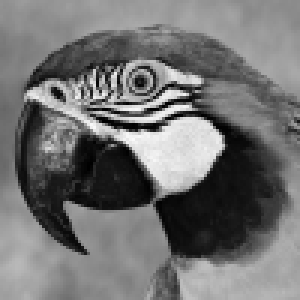
%> input picture lab2/parrot.bmp, 100 x 100 px (shown 3 times larger); the run also reads 1 picture not shown here
$ octave ex3.m   (GNU Octave 9; MATLAB toolbox functions it lacks are replaced by stand-ins)
%> lines starting %> are read from the running program, lines starting %| are printed output that depends on the picture; in (x1, y1, x2, y2) boxes, pixels count from 0 and x2, y2 are one past the last pixel; in counts of white or black regions, pixels touching at a corner belong together; the program's own positions count from 1
%porównanie interpolacji
clearvars;
close all;
clc;

scale = 6;

img = imread('parrot.bmp', 'bmp');
%> img is the input picture: size 100x100 uint8; min 0, max 250, mean 114.2

figure()
nearest = imresize (img, scale, 'nearest');
imshow(nearest)
figure()
bilinear = imresize (img, scale, 'bilinear');
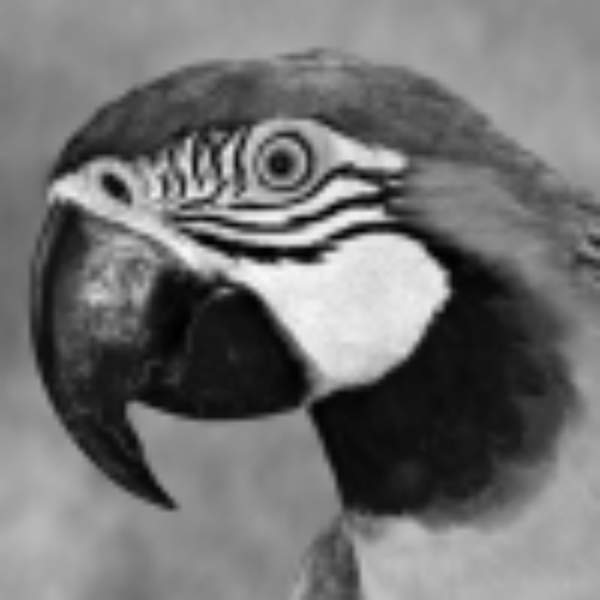
%> bilinear: size 600x600 uint8; min 0, max 249, mean 114.2
imshow(bilinear)
figure()
bicubic = imresize (img, scale, 'bicubic');
imshow(bicubic)

img = imread('clock.bmp', 'bmp');
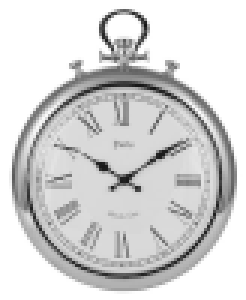
%> input picture lab2/clock.bmp, 82 x 100 px (shown 3 times larger)
%> img is the input picture: size 100x82 uint8; min 21, max 255, mean 212.7

figure()
nearest = imresize (img, scale, 'nearest');
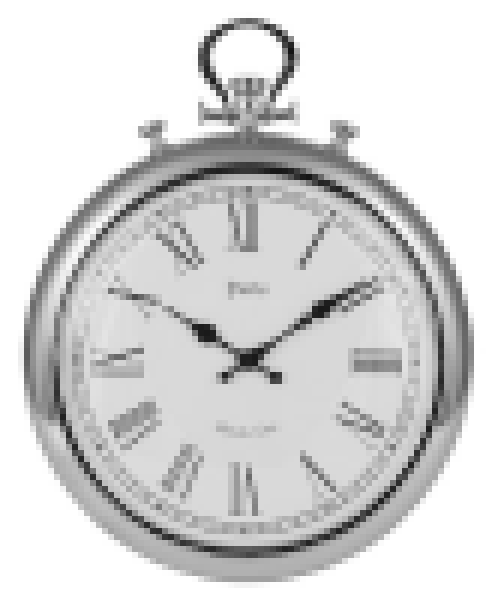
%> nearest: size 600x492 uint8; min 21, max 255, mean 212.7
imshow(nearest)
figure()
bilinear = imresize (img, scale, 'bilinear');
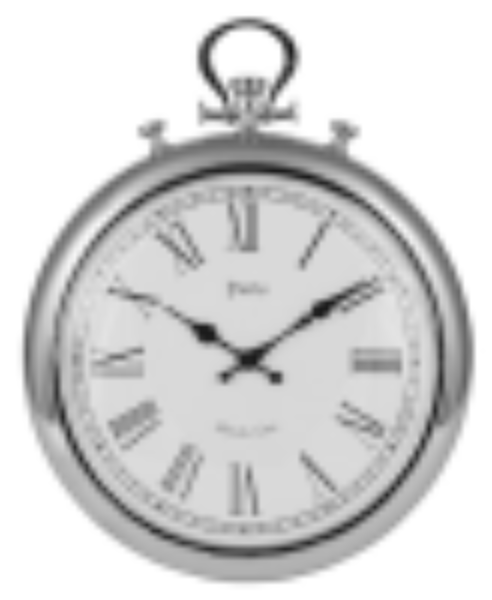
%> bilinear: size 600x492 uint8; min 26, max 255, mean 212.7
imshow(bilinear)
figure()
bicubic = imresize (img, scale, 'bicubic');
%> bicubic: size 600x492 uint8
imshow(bicubic)

img = imread('chessboard.bmp', 'bmp');

figure()
nearest = imresize (img, scale, 'nearest');
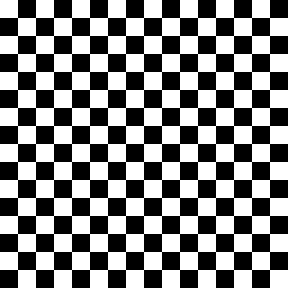
%> nearest: size 96x96 uint8 (shown 3 times larger); 50% white; 1 white region, box (x1, y1, x2, y2) and area: (0, 0, 96, 96) 4608
imshow(nearest)
figure()
bilinear = imresize (img, scale, 'bilinear');
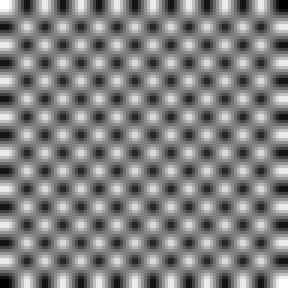
%> bilinear: size 96x96 uint8 (shown 3 times larger); min 0, max 255, mean 127.5
imshow(bilinear)
figure()
bicubic = imresize (img, scale, 'bicubic');
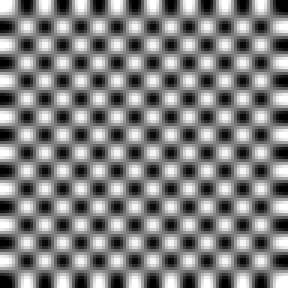
%> bicubic: size 96x96 uint8 (shown 3 times larger); min 0, max 255, mean 127.5; mean of the top-left, top-right, bottom-left and bottom-right quarters 127.5, 127.5, 127.5, 127.5
imshow(bicubic)
